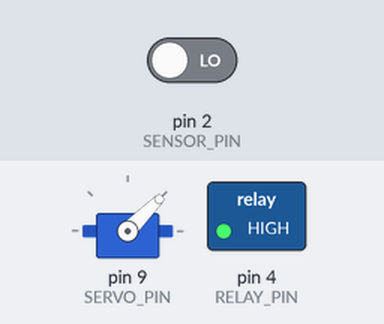
Simulated run of this sketch. Board: Arduino Uno, built with avr-gcc and run on an emulated ATmega328P. On the bench: servo, switched loads named in the sketch (green lamp = pin HIGH). The test bench sets the inputs (shaded band); at power-on: pin 2 (SENSOR_PIN) LOW. What the sketch prints to the serial monitor is not drawn.

Above: at 1.2 s.
1.3 s: pin 2 (SENSOR_PIN) driven HIGH
At 2.6 s:
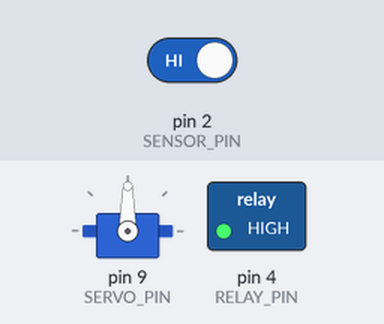
3.0 s: pin 2 (SENSOR_PIN) driven LOW
At 3.3 s:
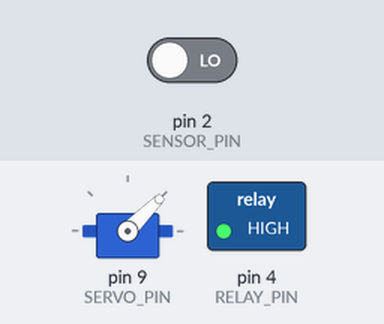
Timing chart, 0 to 12.0 s (numbered marks = the images above; inputs shaded):
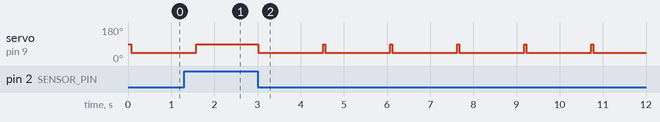

The sketch:

Session04_SensorServoRelayDemo.ino
```cpp
/*
 * OIROV Software Track — Session 04
 * Practical: sensor reading + servo positioning + relay interface.
 * Hardware counterpart: IR/flame sensor, servo, relay, water pump.
 *
 * This is a supervised bench demonstration. Keep the pump output disabled
 * until the relay module polarity, wiring, ratings, and power circuit are
 * verified by the hardware trainer. Prefer testing with an LED/Serial output
 * before connecting the real pump.
 *
 * All pin numbers are examples and must match the approved wiring plan.
 */

#include <Servo.h>

const int SENSOR_PIN = 2;          // Example only
const int SERVO_PIN = 9;           // Example only; verify board and wiring
const int RELAY_PIN = 4;           // Example only
const bool SENSOR_ACTIVE_LOW = true;
const bool RELAY_ACTIVE_LOW = true;

// Keep false for initial testing. Set true only after hardware approval.
const bool ALLOW_REAL_PUMP_OUTPUT = false;

const unsigned long PUMP_MAX_ON_MS = 1500;
const int SERVO_HOME_DEG = 90;
const int SERVO_TARGET_DEG = 45;

Servo nozzleServo;
bool pumpOn = false;
unsigned long pumpStartedAt = 0;

bool targetDetected(int rawState) {
  return SENSOR_ACTIVE_LOW ? (rawState == LOW) : (rawState == HIGH);
}

void setPump(bool on) {
  pumpOn = on;
  const int activeLevel = RELAY_ACTIVE_LOW ? LOW : HIGH;
  const int inactiveLevel = RELAY_ACTIVE_LOW ? HIGH : LOW;

  if (!ALLOW_REAL_PUMP_OUTPUT) {
    Serial.println(on ? "SIMULATED PUMP REQUEST ON" : "SIMULATED PUMP REQUEST OFF");
    return;
  }
  digitalWrite(RELAY_PIN, on ? activeLevel : inactiveLevel);
}

void stopPump() {
  setPump(false);
}

void setup() {
  Serial.begin(9600);
  pinMode(SENSOR_PIN, INPUT);
  pinMode(RELAY_PIN, OUTPUT);
  digitalWrite(RELAY_PIN, RELAY_ACTIVE_LOW ? HIGH : LOW);

  nozzleServo.attach(SERVO_PIN);
  nozzleServo.write(SERVO_HOME_DEG);

  Serial.println("OIROV Session 04 — sensor/servo/relay demo");
  Serial.println("Pump output is simulation-only until hardware is approved.");
}

void loop() {
  const bool detected = targetDetected(digitalRead(SENSOR_PIN));

  if (detected && !pumpOn) {
    Serial.println("Target condition detected");
    nozzleServo.write(SERVO_TARGET_DEG);
    pumpStartedAt = millis();
    setPump(true);
  }

  if (pumpOn && millis() - pumpStartedAt >= PUMP_MAX_ON_MS) {
    stopPump();
    nozzleServo.write(SERVO_HOME_DEG);
    Serial.println("Maximum activation interval reached; output stopped");
  }

  delay(20);
}

/*
 * Required practical verification before any real actuator:
 * 1. Test sensor inactive/active states and confirm polarity.
 * 2. Test servo with no mechanical obstruction and a safe range.
 * 3. Verify relay ON/OFF polarity without pump attached.
 * 4. Verify relay contact rating and pump supply/driver circuit.
 * 5. Only then enable real output under trainer supervision.
 */
```

Measured:
- after the input at 1.3 s, servo on pin 9 (SERVO_PIN): goes on until 1.6 s, then stays 90°
- after the input at 3.0 s, servo on pin 9 (SERVO_PIN): alternates 90° for 0.04 s and 45° for 1.5 s, starting at once
